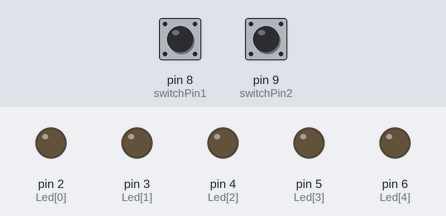
Bench run of a sketch on a simulated Arduino Uno, built with avr-gcc and run on an emulated ATmega328P. On the bench: output pins drawn as LEDs (lit = HIGH). Dashed ring = blinking. Inputs (shaded band) come from the test bench; at power-on: pin 8 (switchPin1) HIGH, pin 9 (switchPin2) HIGH.

Above: at 1.2 s.
1.3 s: pin 8 (switchPin1) pulled LOW for 0.15 s
At 1.45 s:
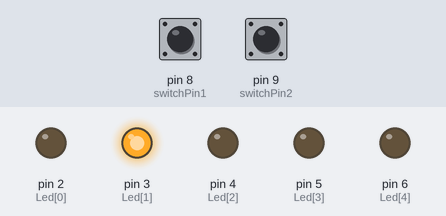
4.3 s: pin 9 (switchPin2) pulled LOW for 1 s
At 4.45 s:
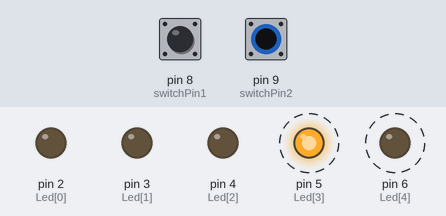
7.3 s: pin 9 (switchPin2) pulled LOW for 3.2 s
At 7.55 s:
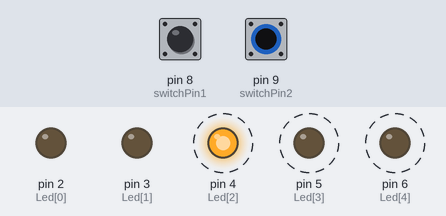
12.0 s: pin 8 (switchPin1) pulled LOW for 3.2 s
At 12.45 s:
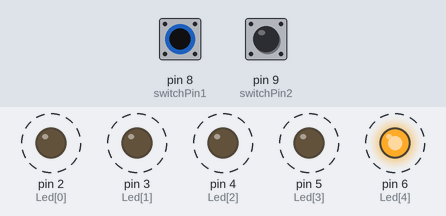
Timing chart, 0 to 17.0 s (numbered marks = the images above; inputs shaded):
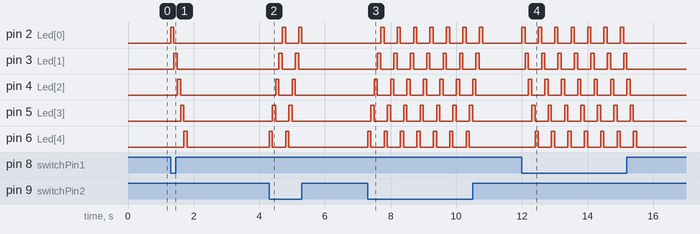

The sketch:

EXP_2_two_switch_5leds.ino
```cpp
int Led[] = {2, 3, 4, 5, 6};
int ForLed = 5;

int switchPin1 = 8;
int switchPin2 = 9;

void setup() {
  pinMode(switchPin1, INPUT_PULLUP);
  pinMode(switchPin2, INPUT_PULLUP);

  for (int i = 0; i < ForLed; i++) {
    pinMode(Led[i], OUTPUT);
  }

}

void loop() {

  if (digitalRead(switchPin1) == LOW) {
    runLEDs(100);
  }


  if (digitalRead(switchPin2) == LOW) {
    runLEDsReverse(100);
  }
}


void runLEDs(int n) {
  for (int i = 0; i < ForLed; i++) {
    digitalWrite(Led[i], HIGH);
    delay(n);
    digitalWrite(Led[i], LOW);
  }
}


void runLEDsReverse(int n) {
  for (int i = ForLed - 1; i >= 0; i--) {
    digitalWrite(Led[i], HIGH);
    delay(n);
    digitalWrite(Led[i], LOW);
  }
}
```

Measured:
- after the input at 1.3 s, pin 2 (Led[0]): LOW → HIGH at once, → LOW 0.10 s later; pin 3 (Led[1]): LOW → HIGH after 0.10 s, → LOW 0.10 s later; pin 4 (Led[2]): LOW → HIGH after 0.20 s, → LOW 0.10 s later; pin 5 (Led[3]): LOW → HIGH after 0.30 s, → LOW 0.10 s later; pin 6 (Led[4]): LOW → HIGH after 0.40 s, → LOW 0.10 s later
- after the input at 4.3 s, pin 2 (Led[0]): alternates HIGH for 0.10 s and LOW for 0.40 s, 4 changes in all, then stays LOW, starting after 0.40 s; pin 3 (Led[1]): alternates HIGH for 0.10 s and LOW for 0.40 s, 4 changes in all, then stays LOW, starting after 0.30 s
- after the input at 7.3 s, pin 2 (Led[0]): alternates HIGH for 0.10 s and LOW for 0.40 s, 14 changes in all, then stays LOW, starting after 0.40 s; pin 3 (Led[1]): alternates HIGH for 0.10 s and LOW for 0.40 s, 14 changes in all, then stays LOW, starting after 0.30 s
- after the input at 12.0 s, pin 2 (Led[0]): alternates HIGH for 0.10 s and LOW for 0.40 s, 14 changes in all, then stays LOW, starting at once; pin 3 (Led[1]): alternates HIGH for 0.10 s and LOW for 0.40 s, 14 changes in all, then stays LOW, starting after 0.10 s
